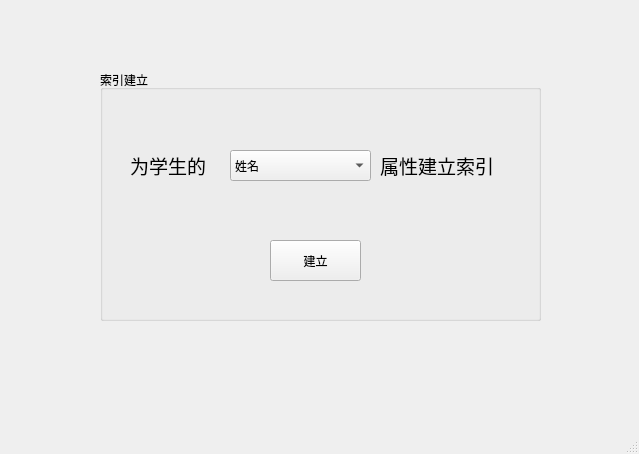
<?xml version="1.0" encoding="UTF-8"?>
<ui version="4.0">
 <class>MainWindow</class>
 <widget class="QMainWindow" name="MainWindow">
  <property name="geometry">
   <rect>
    <x>0</x>
    <y>0</y>
    <width>639</width>
    <height>454</height>
   </rect>
  </property>
  <property name="windowTitle">
   <string>MainWindow</string>
  </property>
  <widget class="QWidget" name="centralwidget">
   <widget class="QGroupBox" name="groupBox">
    <property name="geometry">
     <rect>
      <x>100</x>
      <y>70</y>
      <width>441</width>
      <height>251</height>
     </rect>
    </property>
    <property name="title">
     <string>索引建立</string>
    </property>
    <widget class="QLabel" name="label_2">
     <property name="geometry">
      <rect>
       <x>280</x>
       <y>70</y>
       <width>151</width>
       <height>51</height>
      </rect>
     </property>
     <property name="text">
      <string>&lt;html&gt;&lt;head/&gt;&lt;body&gt;&lt;p&gt;&lt;span style=&quot; font-size:14pt;&quot;&gt;属性建立索引&lt;/span&gt;&lt;/p&gt;&lt;/body&gt;&lt;/html&gt;</string>
     </property>
    </widget>
    <widget class="QLabel" name="label">
     <property name="geometry">
      <rect>
       <x>30</x>
       <y>70</y>
       <width>101</width>
       <height>51</height>
      </rect>
     </property>
     <property name="text">
      <string>&lt;html&gt;&lt;head/&gt;&lt;body&gt;&lt;p&gt;&lt;span style=&quot; font-size:14pt;&quot;&gt;为学生的&lt;/span&gt;&lt;/p&gt;&lt;/body&gt;&lt;/html&gt;</string>
     </property>
    </widget>
    <widget class="QComboBox" name="comboBox">
     <property name="geometry">
      <rect>
       <x>130</x>
       <y>80</y>
       <width>141</width>
       <height>31</height>
      </rect>
     </property>
     <item>
      <property name="text">
       <string>姓名</string>
      </property>
     </item>
     <item>
      <property name="text">
       <string>院系</string>
      </property>
     </item>
     <item>
      <property name="text">
       <string>班级</string>
      </property>
     </item>
     <item>
      <property name="text">
       <string>寝室</string>
      </property>
     </item>
    </widget>
    <widget class="QPushButton" name="pushButton">
     <property name="geometry">
      <rect>
       <x>170</x>
       <y>170</y>
       <width>91</width>
       <height>41</height>
      </rect>
     </property>
     <property name="text">
      <string>建立</string>
     </property>
    </widget>
   </widget>
  </widget>
  <widget class="QMenuBar" name="menubar">
   <property name="geometry">
    <rect>
     <x>0</x>
     <y>0</y>
     <width>639</width>
     <height>26</height>
    </rect>
   </property>
  </widget>
  <widget class="QStatusBar" name="statusbar"/>
 </widget>
 <resources/>
 <connections/>
</ui>
